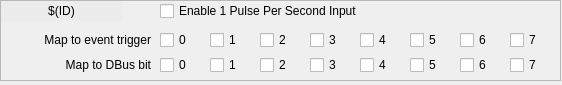
<?xml version="1.0" encoding="UTF-8"?>
<ui version="4.0">
 <class>Form</class>
 <widget class="QWidget" name="Form">
  <property name="geometry">
   <rect>
    <x>0</x>
    <y>0</y>
    <width>562</width>
    <height>85</height>
   </rect>
  </property>
  <property name="windowTitle">
   <string>Form</string>
  </property>
  <widget class="QFrame" name="frame">
   <property name="geometry">
    <rect>
     <x>0</x>
     <y>0</y>
     <width>561</width>
     <height>81</height>
    </rect>
   </property>
   <property name="frameShape">
    <enum>QFrame::StyledPanel</enum>
   </property>
   <property name="frameShadow">
    <enum>QFrame::Raised</enum>
   </property>
   <widget class="caToggleButton" name="catogglebutton_17">
    <property name="geometry">
     <rect>
      <x>510</x>
      <y>55</y>
      <width>41</width>
      <height>20</height>
     </rect>
    </property>
    <property name="text">
     <string>7</string>
    </property>
    <property name="channel" stdset="0">
     <string notr="true">$(SYS)-$(DEVICE):$(ID)-DbusSrc7-SP</string>
    </property>
   </widget>
   <widget class="caToggleButton" name="catogglebutton_9">
    <property name="geometry">
     <rect>
      <x>460</x>
      <y>30</y>
      <width>41</width>
      <height>20</height>
     </rect>
    </property>
    <property name="text">
     <string>6</string>
    </property>
    <property name="channel" stdset="0">
     <string notr="true">$(SYS)-$(DEVICE):$(ID)-TrigSrc6-SP</string>
    </property>
   </widget>
   <widget class="caToggleButton" name="catogglebutton_16">
    <property name="geometry">
     <rect>
      <x>460</x>
      <y>55</y>
      <width>41</width>
      <height>20</height>
     </rect>
    </property>
    <property name="text">
     <string>6</string>
    </property>
    <property name="channel" stdset="0">
     <string notr="true">$(SYS)-$(DEVICE):$(ID)-DbusSrc6-SP</string>
    </property>
   </widget>
   <widget class="caLabel" name="calabel">
    <property name="geometry">
     <rect>
      <x>1</x>
      <y>1</y>
      <width>121</width>
      <height>20</height>
     </rect>
    </property>
    <property name="styleSheet">
     <string notr="true">background-color: rgb(236, 236, 236, 255);</string>
    </property>
    <property name="text">
     <string>$(ID)</string>
    </property>
    <property name="alignment">
     <set>Qt::AlignCenter</set>
    </property>
   </widget>
   <widget class="caToggleButton" name="catogglebutton_8">
    <property name="geometry">
     <rect>
      <x>410</x>
      <y>30</y>
      <width>41</width>
      <height>20</height>
     </rect>
    </property>
    <property name="text">
     <string>5</string>
    </property>
    <property name="channel" stdset="0">
     <string notr="true">$(SYS)-$(DEVICE):$(ID)-TrigSrc5-SP</string>
    </property>
   </widget>
   <widget class="caToggleButton" name="catogglebutton_4">
    <property name="geometry">
     <rect>
      <x>210</x>
      <y>30</y>
      <width>41</width>
      <height>20</height>
     </rect>
    </property>
    <property name="text">
     <string>1</string>
    </property>
    <property name="channel" stdset="0">
     <string notr="true">$(SYS)-$(DEVICE):$(ID)-TrigSrc1-SP</string>
    </property>
   </widget>
   <widget class="caToggleButton" name="catogglebutton_5">
    <property name="geometry">
     <rect>
      <x>260</x>
      <y>30</y>
      <width>41</width>
      <height>20</height>
     </rect>
    </property>
    <property name="text">
     <string>2</string>
    </property>
    <property name="channel" stdset="0">
     <string notr="true">$(SYS)-$(DEVICE):$(ID)-TrigSrc2-SP</string>
    </property>
   </widget>
   <widget class="caToggleButton" name="catogglebutton_6">
    <property name="geometry">
     <rect>
      <x>310</x>
      <y>30</y>
      <width>41</width>
      <height>20</height>
     </rect>
    </property>
    <property name="text">
     <string>3</string>
    </property>
    <property name="channel" stdset="0">
     <string notr="true">$(SYS)-$(DEVICE):$(ID)-TrigSrc3-SP</string>
    </property>
   </widget>
   <widget class="caToggleButton" name="catogglebutton_12">
    <property name="geometry">
     <rect>
      <x>260</x>
      <y>55</y>
      <width>41</width>
      <height>20</height>
     </rect>
    </property>
    <property name="text">
     <string>2</string>
    </property>
    <property name="channel" stdset="0">
     <string notr="true">$(SYS)-$(DEVICE):$(ID)-DbusSrc2-SP</string>
    </property>
   </widget>
   <widget class="caToggleButton" name="catogglebutton_3">
    <property name="geometry">
     <rect>
      <x>160</x>
      <y>55</y>
      <width>41</width>
      <height>20</height>
     </rect>
    </property>
    <property name="text">
     <string>0</string>
    </property>
    <property name="channel" stdset="0">
     <string notr="true">$(SYS)-$(DEVICE):$(ID)-DbusSrc0-SP</string>
    </property>
   </widget>
   <widget class="caToggleButton" name="catogglebutton_14">
    <property name="geometry">
     <rect>
      <x>360</x>
      <y>55</y>
      <width>41</width>
      <height>20</height>
     </rect>
    </property>
    <property name="text">
     <string>4</string>
    </property>
    <property name="channel" stdset="0">
     <string notr="true">$(SYS)-$(DEVICE):$(ID)-DbusSrc4-SP</string>
    </property>
   </widget>
   <widget class="caToggleButton" name="catogglebutton_2">
    <property name="geometry">
     <rect>
      <x>160</x>
      <y>30</y>
      <width>41</width>
      <height>20</height>
     </rect>
    </property>
    <property name="text">
     <string>0</string>
    </property>
    <property name="channel" stdset="0">
     <string notr="true">$(SYS)-$(DEVICE):$(ID)-TrigSrc0-SP</string>
    </property>
   </widget>
   <widget class="QLabel" name="label_6">
    <property name="geometry">
     <rect>
      <x>10</x>
      <y>55</y>
      <width>141</width>
      <height>20</height>
     </rect>
    </property>
    <property name="text">
     <string>Map to DBus bit</string>
    </property>
    <property name="alignment">
     <set>Qt::AlignRight|Qt::AlignTrailing|Qt::AlignVCenter</set>
    </property>
   </widget>
   <widget class="caToggleButton" name="catogglebutton_15">
    <property name="geometry">
     <rect>
      <x>410</x>
      <y>55</y>
      <width>41</width>
      <height>20</height>
     </rect>
    </property>
    <property name="text">
     <string>5</string>
    </property>
    <property name="channel" stdset="0">
     <string notr="true">$(SYS)-$(DEVICE):$(ID)-DbusSrc5-SP</string>
    </property>
   </widget>
   <widget class="caLed" name="caled">
    <property name="geometry">
     <rect>
      <x>149</x>
      <y>6</y>
      <width>10</width>
      <height>10</height>
     </rect>
    </property>
    <property name="rectangular">
     <bool>false</bool>
    </property>
    <property name="channel" stdset="0">
     <string notr="true">$(SYS)-$(DEVICE):$(ID)-EnaIrq-RB</string>
    </property>
    <property name="falseColor">
     <color>
      <red>200</red>
      <green>200</green>
      <blue>200</blue>
     </color>
    </property>
    <property name="trueColor">
     <color>
      <red>0</red>
      <green>205</green>
      <blue>0</blue>
     </color>
    </property>
    <property name="undefinedColor">
     <color>
      <red>255</red>
      <green>255</green>
      <blue>255</blue>
     </color>
    </property>
   </widget>
   <widget class="caToggleButton" name="catogglebutton">
    <property name="geometry">
     <rect>
      <x>160</x>
      <y>1</y>
      <width>231</width>
      <height>20</height>
     </rect>
    </property>
    <property name="text">
     <string>Enable 1 Pulse Per Second Input</string>
    </property>
    <property name="channel" stdset="0">
     <string notr="true">$(SYS)-$(DEVICE):$(ID)-EnaIrq-Sel</string>
    </property>
   </widget>
   <widget class="caToggleButton" name="catogglebutton_13">
    <property name="geometry">
     <rect>
      <x>310</x>
      <y>55</y>
      <width>41</width>
      <height>20</height>
     </rect>
    </property>
    <property name="text">
     <string>3</string>
    </property>
    <property name="channel" stdset="0">
     <string notr="true">$(SYS)-$(DEVICE):$(ID)-DbusSrc3-SP</string>
    </property>
   </widget>
   <widget class="caToggleButton" name="catogglebutton_10">
    <property name="geometry">
     <rect>
      <x>510</x>
      <y>30</y>
      <width>41</width>
      <height>20</height>
     </rect>
    </property>
    <property name="text">
     <string>7</string>
    </property>
    <property name="channel" stdset="0">
     <string notr="true">$(SYS)-$(DEVICE):$(ID)-TrigSrc7-SP</string>
    </property>
   </widget>
   <widget class="QLabel" name="label_5">
    <property name="geometry">
     <rect>
      <x>10</x>
      <y>30</y>
      <width>141</width>
      <height>20</height>
     </rect>
    </property>
    <property name="text">
     <string>Map to event trigger</string>
    </property>
    <property name="alignment">
     <set>Qt::AlignRight|Qt::AlignTrailing|Qt::AlignVCenter</set>
    </property>
   </widget>
   <widget class="caToggleButton" name="catogglebutton_11">
    <property name="geometry">
     <rect>
      <x>210</x>
      <y>55</y>
      <width>41</width>
      <height>20</height>
     </rect>
    </property>
    <property name="text">
     <string>1</string>
    </property>
    <property name="channel" stdset="0">
     <string notr="true">$(SYS)-$(DEVICE):$(ID)-DbusSrc1-SP</string>
    </property>
   </widget>
   <widget class="caToggleButton" name="catogglebutton_7">
    <property name="geometry">
     <rect>
      <x>360</x>
      <y>30</y>
      <width>41</width>
      <height>20</height>
     </rect>
    </property>
    <property name="text">
     <string>4</string>
    </property>
    <property name="channel" stdset="0">
     <string notr="true">$(SYS)-$(DEVICE):$(ID)-TrigSrc4-SP</string>
    </property>
   </widget>
  </widget>
 </widget>
 <customwidgets>
  <customwidget>
   <class>caToggleButton</class>
   <extends>QCheckBox</extends>
   <header>caToggleButton</header>
  </customwidget>
  <customwidget>
   <class>caLabel</class>
   <extends>QLabel</extends>
   <header>caLabel</header>
  </customwidget>
  <customwidget>
   <class>caLed</class>
   <extends>QWidget</extends>
   <header>caLed</header>
  </customwidget>
 </customwidgets>
 <resources/>
 <connections/>
</ui>
